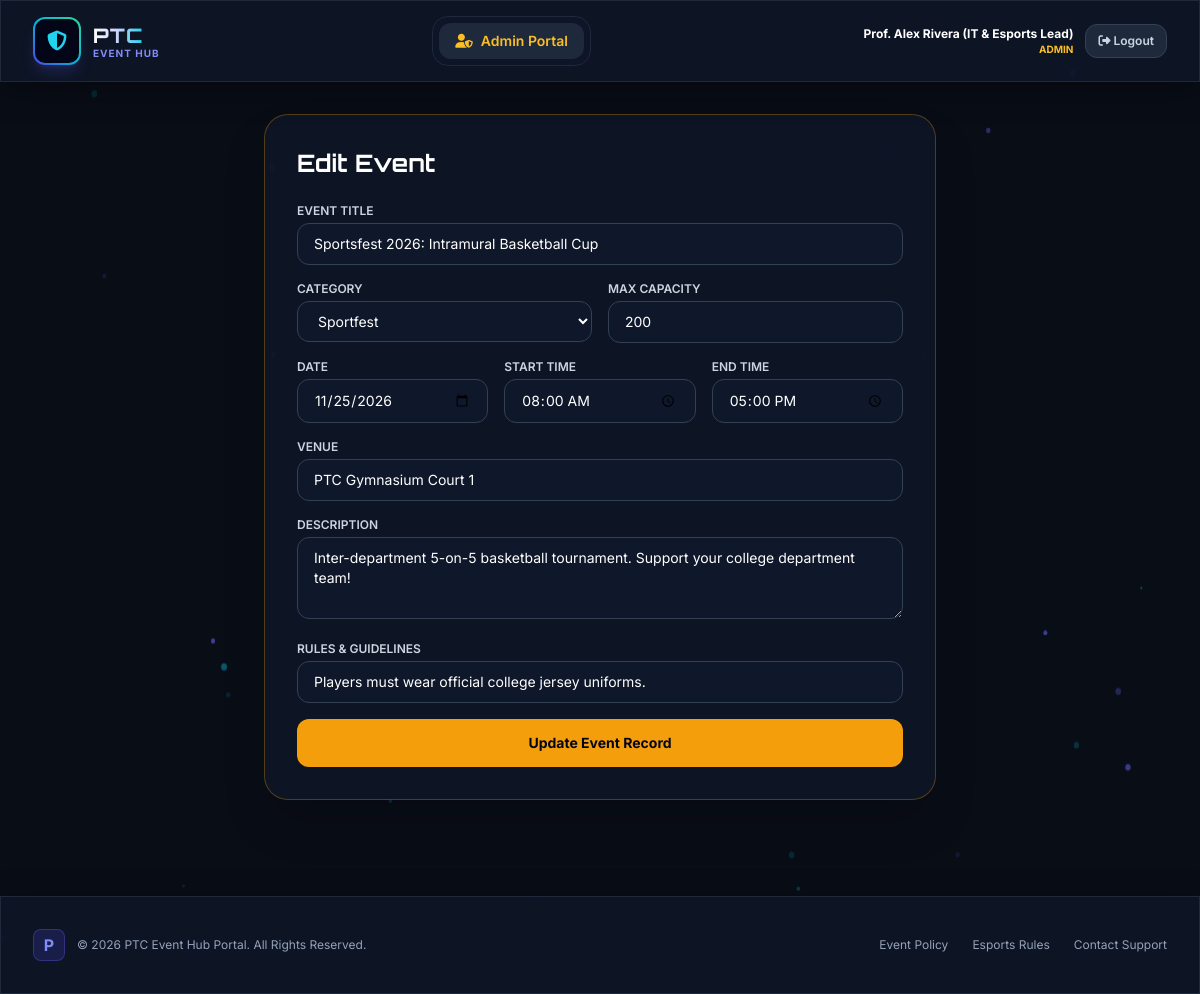
Screenshot of /admin/edit_event.php?id=6 (signed in) with the database file from the repository.
### tables this page shows
CREATE TABLE IF NOT EXISTS `events` (
  `id` INT AUTO_INCREMENT PRIMARY KEY,
  `title` VARCHAR(150) NOT NULL,
  `description` TEXT NOT NULL,
  `category` ENUM('Online Games Tournament', 'Seminars', 'Foundation Day', 'Sportfest') NOT NULL,
  `event_date` DATE NOT NULL,
  `start_time` TIME NOT NULL,
  `end_time` TIME NOT NULL,
  `venue` VARCHAR(150) NOT NULL,
  `capacity` INT NOT NULL,
  `rules` TEXT DEFAULT NULL,
  `created_by` INT,
  `created_at` TIMESTAMP DEFAULT CURRENT_TIMESTAMP,
  FOREIGN KEY (`created_by`) REFERENCES `users`(`id`) ON DELETE SET NULL
);

### admin/edit_event.php (the view, shortened to what this page needs)
<?php
require_once '../config/db.php';
$id = $_GET['id'] ?? 0;
$stmt = $pdo->prepare("SELECT * FROM events WHERE id = ?");
$stmt->execute([$id]);
$evt = $stmt->fetch();
require_once '../includes/header.php';
?>
<div class="max-w-2xl mx-auto">
    <div class="glass-panel p-8 rounded-3xl border border-amber-500/30 relative shadow-2xl space-y-6">
        <h2 class="text-2xl font-bold font-heading text-white">Edit Event</h2>
        <form method="POST" class="space-y-4">
            <div>
                <label class="block text-xs font-semibold text-slate-300 uppercase mb-1">Event Title</label>
                <input type="text" name="title" value="<?= htmlspecialchars($evt['title']) ?>" required class="w-full bg-slate-900 border border-slate-700 rounded-xl px-4 py-2.5 text-sm text-white">
            </div>
            <div class="grid grid-cols-2 gap-4">
                <div>
                    <label class="block text-xs font-semibold text-slate-300 uppercase mb-1">Category</label>
                    <select name="category" required class="w-full bg-slate-900 border border-slate-700 rounded-xl px-4 py-2.5 text-sm text-white">
                        <option value="Sportfest" <?= $evt['category'] === 'Sportfest' ? 'selected' : '' ?>>Sportfest</option>
                    </select>
                </div>
                <div>
                    <label class="block text-xs font-semibold text-slate-300 uppercase mb-1">Max Capacity</label>
                    <input type="number" name="capacity" value="<?= $evt['capacity'] ?>" min="1" required class="w-full bg-slate-900 border border-slate-700 rounded-xl px-4 py-2.5 text-sm text-white">
                </div>
            </div>
            <div class="grid grid-cols-3 gap-4">
                <div>
                    <label class="block text-xs font-semibold text-slate-300 uppercase mb-1">Date</label>
                    <input type="date" name="event_date" value="<?= $evt['event_date'] ?>" required class="w-full bg-slate-900 border border-slate-700 rounded-xl px-4 py-2.5 text-sm text-white">
                </div>
                <div>
                    <label class="block text-xs font-semibold text-slate-300 uppercase mb-1">Start Time</label>
                    <input type="time" name="start_time" value="<?= $evt['start_time'] ?>" required class="w-full bg-slate-900 border border-slate-700 rounded-xl px-4 py-2.5 text-sm text-white">
                </div>
                <div>
                    <label class="block text-xs font-semibold text-slate-300 uppercase mb-1">End Time</label>
                    <input type="time" name="end_time" value="<?= $evt['end_time'] ?>" required class="w-full bg-slate-900 border border-slate-700 rounded-xl px-4 py-2.5 text-sm text-white">
                </div>
            </div>
            <div>
                <label class="block text-xs font-semibold text-slate-300 uppercase mb-1">Venue</label>
                <input type="text" name="venue" value="<?= htmlspecialchars($evt['venue']) ?>" required class="w-full bg-slate-900 border border-slate-700 rounded-xl px-4 py-2.5 text-sm text-white">
            </div>
            <div>
                <label class="block text-xs font-semibold text-slate-300 uppercase mb-1">Description</label>
                <textarea name="description" rows="3" required class="w-full bg-slate-900 border border-slate-700 rounded-xl px-4 py-2.5 text-sm text-white"><?= htmlspecialchars($evt['description']) ?></textarea>
            </div>
            <div>
                <label class="block text-xs font-semibold text-slate-300 uppercase mb-1">Rules & Guidelines</label>
                <input type="text" name="rules" value="<?= htmlspecialchars($evt['rules']) ?>" required class="w-full bg-slate-900 border border-slate-700 rounded-xl px-4 py-2.5 text-sm text-white">
            </div>
            <button type="submit" class="w-full py-3.5 rounded-xl bg-amber-500 hover:bg-amber-400 text-slate-950 font-bold text-sm transition">Update Event Record</button>
        </form>
    </div>
</div>
<?php require_once '../includes/footer.php'; ?>

### assets/css/style.css (style rules this page uses)
body { background-color: #090d16; color: #f1f5f9; font-family: 'Inter', sans-serif; min-height: 100vh; display: flex; flex-direction: column; overflow-x: hidden; }
.glass-panel { background: rgba(15, 23, 42, 0.75); backdrop-filter: blur(16px); -webkit-backdrop-filter: blur(16px); border: 1px solid rgba(255, 255, 255, 0.08); box-shadow: 0 8px 32px 0 rgba(0, 0, 0, 0.37); }

### rows the page displays
events: title "Sportsfest 2026: Intramural Basketball Cup", category "Sportfest", capacity "200", event_date "11/25/2026", start_time "08:00:00", end_time "17:00:00", venue "PTC Gymnasium Court 1", description "Inter-department 5-on-5 basketball tournament. Support your college department team!", rules "Players must wear official college jersey uniforms."

### other values shown
$_SESSION['full_name'] "Prof. Alex Rivera (IT & Esports Lead)"
$_SESSION['role'] "ADMIN"
